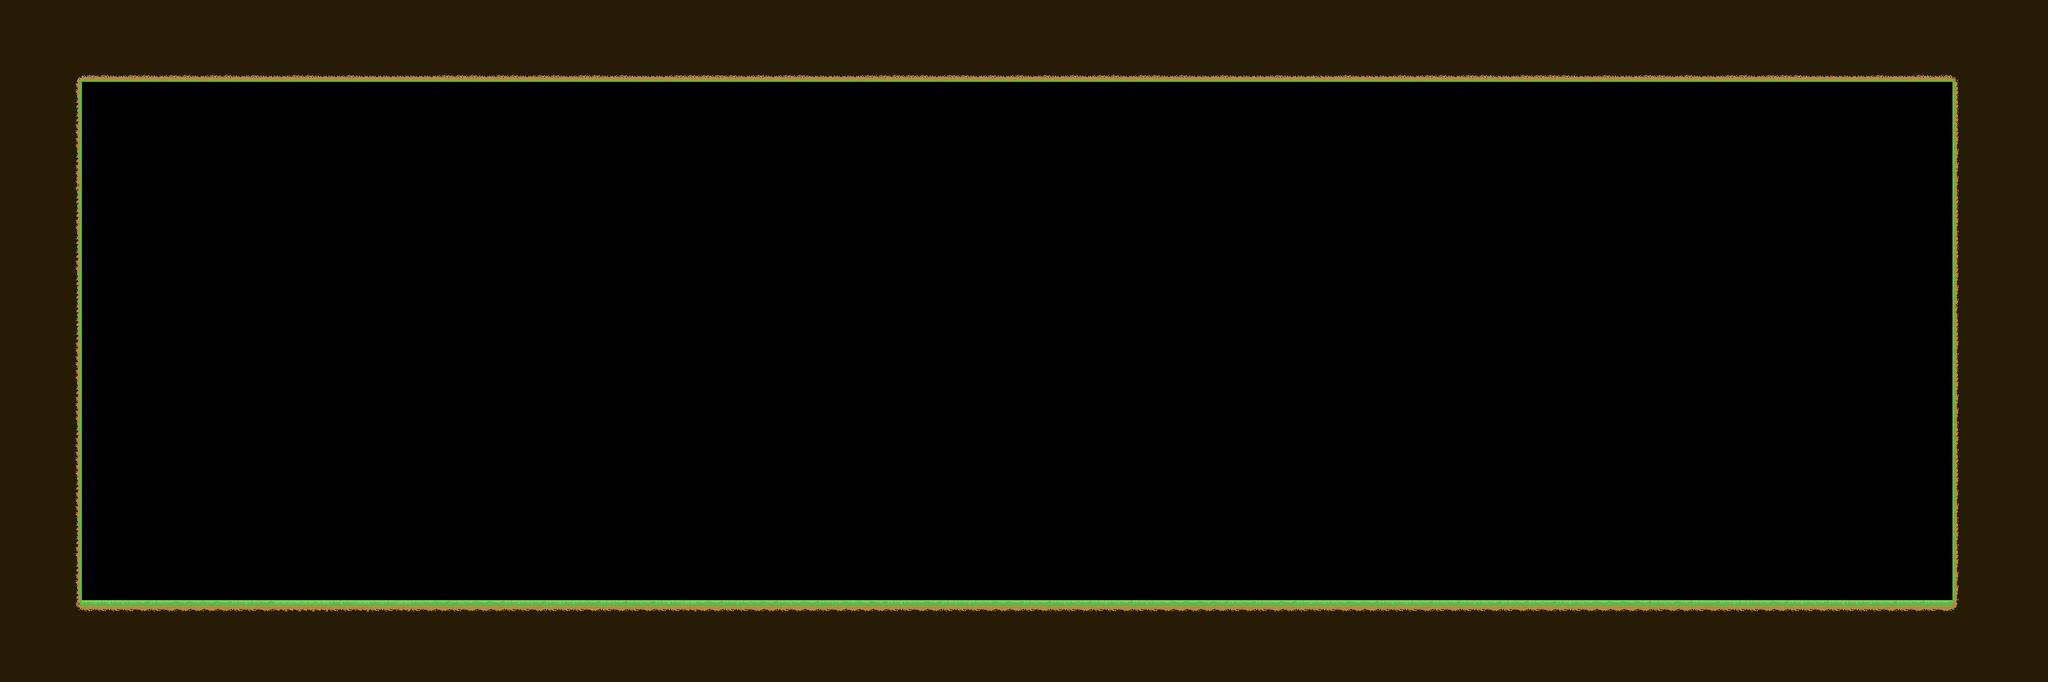

The image is a tile-based game level rendered from a .tmx file. Its description and source (layers, tilesets, objects; grid data summarised) follow:
An orthogonal 150x50 tile map with 20x20 px tiles, 1 tile layer (base), 2 tilesets.

<map version="1.5" tiledversion="1.7.2" orientation="orthogonal" renderorder="right-down" width="150" height="50" tilewidth="20" tileheight="20" infinite="0" nextlayerid="174" nextobjectid="960">
 <tileset firstgid="1" source="../../BAR.tsx" />
 <tileset firstgid="4" source="Grass.tsx" />
 <layer id="3" name="base" width="150" height="50">
  <data>[7500 cells, 2294 non-empty, 17 distinct tile ids]</data>
 </layer>
 <objectgroup id="4" name="ledges" />
</map>
